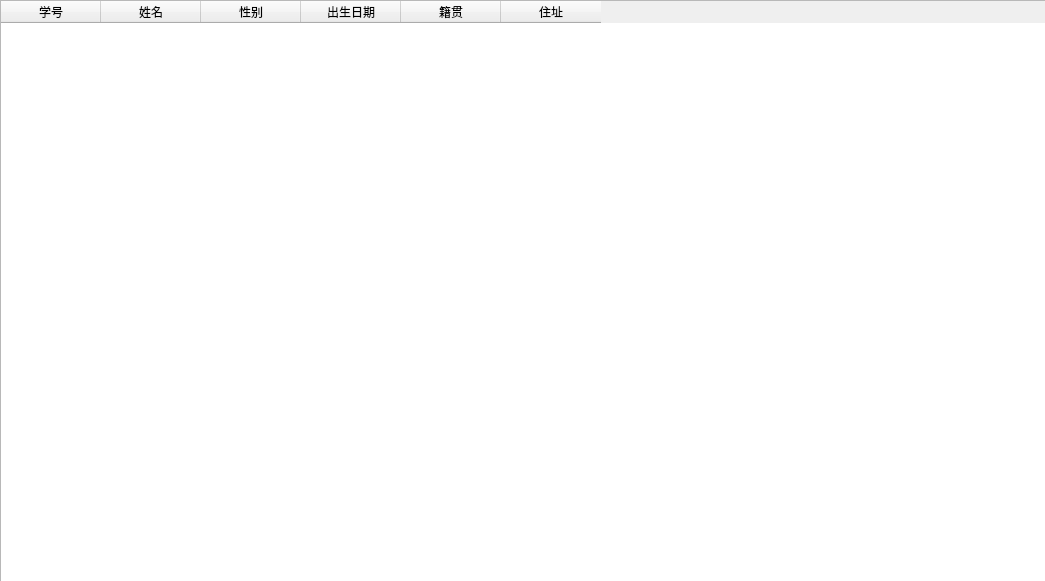
<?xml version="1.0" encoding="UTF-8"?>
<ui version="4.0">
 <class>StuTable</class>
 <widget class="QWidget" name="StuTable">
  <property name="geometry">
   <rect>
    <x>0</x>
    <y>0</y>
    <width>1045</width>
    <height>581</height>
   </rect>
  </property>
  <property name="windowTitle">
   <string>Form</string>
  </property>
  <widget class="QTableWidget" name="tableWidget">
   <property name="geometry">
    <rect>
     <x>0</x>
     <y>0</y>
     <width>1081</width>
     <height>671</height>
    </rect>
   </property>
   <column>
    <property name="text">
     <string>学号</string>
    </property>
   </column>
   <column>
    <property name="text">
     <string>姓名</string>
    </property>
   </column>
   <column>
    <property name="text">
     <string>性别</string>
    </property>
   </column>
   <column>
    <property name="text">
     <string>出生日期</string>
    </property>
   </column>
   <column>
    <property name="text">
     <string>籍贯</string>
    </property>
   </column>
   <column>
    <property name="text">
     <string>住址</string>
    </property>
   </column>
  </widget>
 </widget>
 <resources/>
 <connections/>
</ui>
